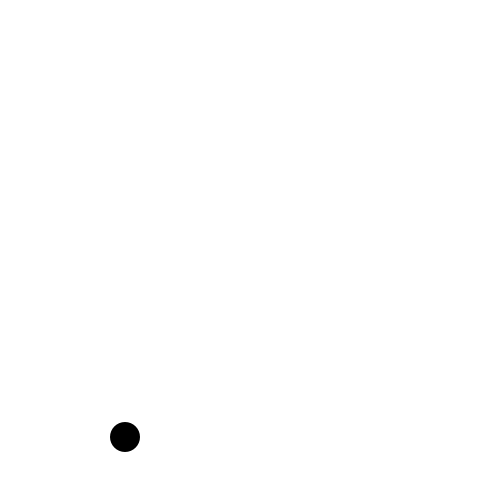
Frame 1 (no input)
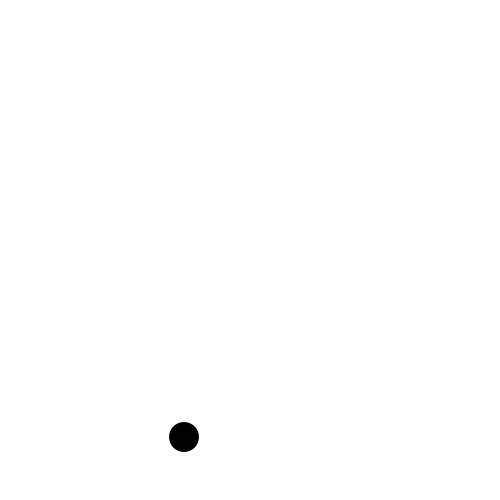
Frame 60 (the mouse pressed at the canvas centre just before this capture)
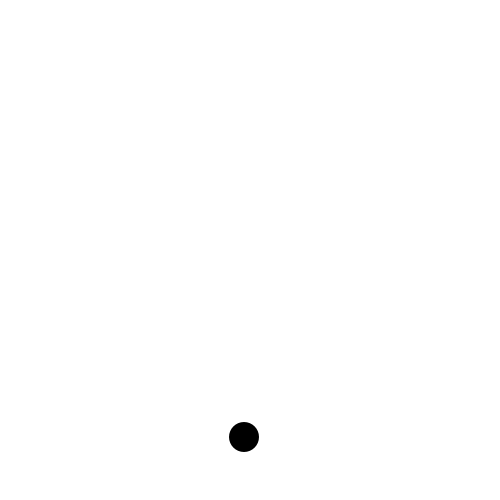
Frame 120 (the mouse held since frame 60 and released just before this capture)

The Processing sketch that drew these frames (run headless with seeded random() and noise(); from frame 60 on, the mouse is pressed at the canvas centre):

// Processing sketch: Active_Mode_Practice_Question_2
// ── Active_Mode_Practice_Question_2.pde
// I will require a variable for the horzontal position of the ellipse
// because it will be changing throughout the execution of the file.
// I am going to also make a y variable for flexibility

float circle_x;
float circle_y;

void setup()
{
  size(500, 500);
  smooth();
  ellipseMode(CENTER);
  noStroke();
  fill(0);
  circle_x = width/4;
  circle_y = height*7/8;
  
}


void draw()
{
  background(255);
  ellipse(circle_x, circle_y, 30,30);
  circle_x += 1;
}

  
